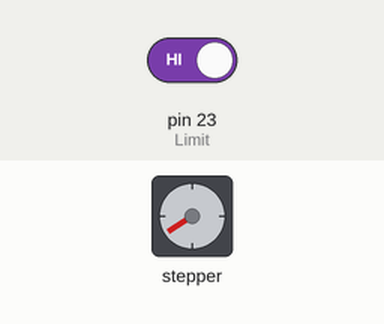
The sketch below on a simulated Arduino Mega 2560, built with avr-gcc and run on an emulated ATmega2560. Shown: stepper motor. Inputs (shaded band) come from the test bench; at power-on: pin 23 (Limit) HIGH. Stepper angles assume 200 steps per turn.

Above: at 16.2 s.
16.3 s: pin 23 (Limit) driven LOW
29.6 s: pin 23 (Limit) driven HIGH
At 30.1 s:
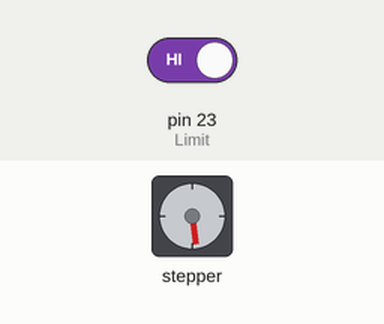
42.9 s: pin 23 (Limit) driven LOW
56.2 s: pin 23 (Limit) driven HIGH
At 57.5 s:
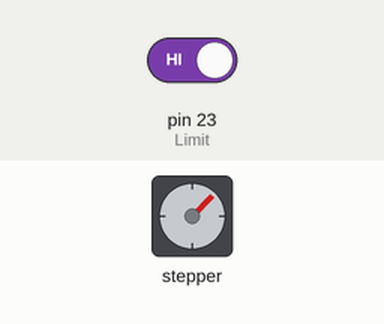
69.5 s: pin 23 (Limit) driven LOW
Timing chart, 0 to 130.3 s (numbered marks = the images above; inputs shaded):
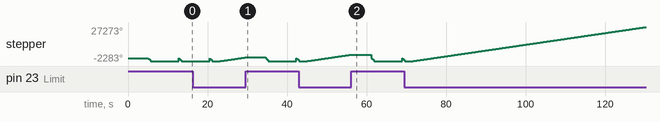

The sketch:

accelStepperThrower.ino
```cpp
// (licence header left out)
#include <AccelStepper.h>

// Define a stepper and the pins it will use
AccelStepper stepper(AccelStepper::DRIVER,3,4); // Defaults to AccelStepper::FULL4WIRE (4 pins) on 2, 3, 4, 5

int Limit = 23; //define Enable Pin

void setup()
{
  stepper.setMaxSpeed(500);
  stepper.setAcceleration(3000);
  pinMode (Limit, INPUT);
}

void loop()
{

  // Now go backwards
  stepper.setAcceleration(1000);
  stepper.setMaxSpeed(300);
  stepper.moveTo(40000);
  while (digitalRead(Limit) == LOW) // Full speed basck to 0
    stepper.run();
  stepper.stop(); // Stop as fast as possible: sets new target
  stepper.setCurrentPosition(0);
  // Now stopped after quickstop

  delay(5000); //Chill out

  //Crank it
  stepper.setMaxSpeed(90000);
  stepper.setAcceleration(10000);
  stepper.moveTo(-2000); //Go way past
  while (stepper.currentPosition() >= -1250) // stop at this point
    stepper.run();
  stepper.setAcceleration(500000);  //Allow us to stop as fast as possible
  stepper.stop(); // Stop as fast as possible: sets new target
  stepper.runToPosition();
  // Now stopped after quickstop

  delay(2000); //Wait for vibrations to chill out


}
```
